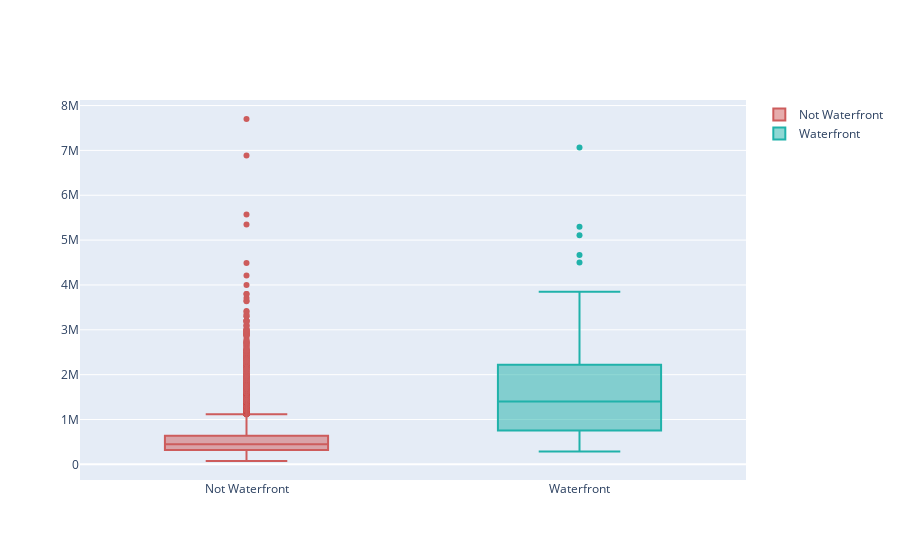

The notebook cell saved with this chart:
### Markdown cell above
## Plotting

### Code cell
import plotly.graph_objects as go

y0 = df[df['waterfront']==0]['price']
y1 = df[df['waterfront']==1]['price']

fig = go.Figure()
fig.add_trace(go.Box(y=y0, name='Not Waterfront',
                marker_color = 'indianred'))
fig.add_trace(go.Box(y=y1, name = 'Waterfront',
                marker_color = 'lightseagreen'))

fig.show()

### Figure 1 — Plotly figure (JSON) as saved in the notebook; plotly's stock layout.template omitted (floating-point values rounded to 4 significant figures; data arrays with more than 128 entries replaced by an {"elided": "..."} marker saying what was removed)
{"data": [{"marker": {"color": "indianred"}, "name": "Not Waterfront", "type": "box", "y": {"elided": "21450 int values"}}, {"marker": {"color": "lightseagreen"}, "name": "Waterfront", "type": "box", "y": {"elided": "163 int values"}}], "layout": {}}
